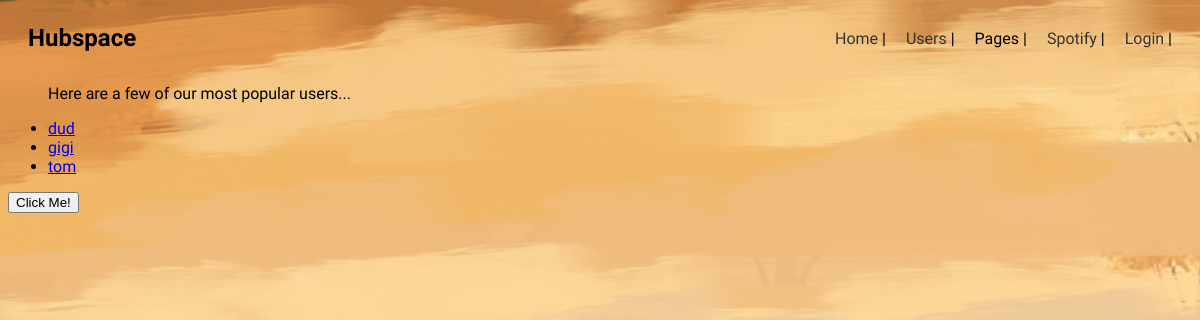
The app's page /hub/users/, older data.
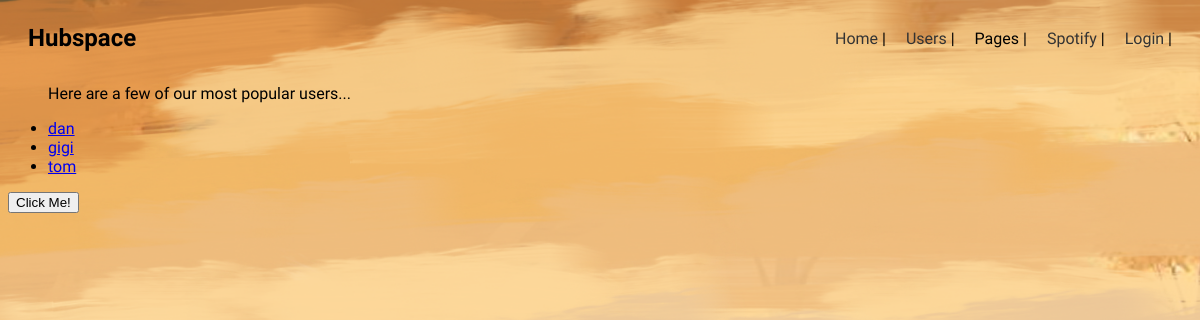
The same page, newer data.
### hubspace/models.py (models this page shows, shortened)
class Profile(models.Model):
    user = models.OneToOneField(User, null = True, on_delete=models.CASCADE)
    username = models.CharField( max_length=10)
    firstName = models.CharField(max_length=10)
    lastName = models.CharField(max_length=10)
    birthDate = models.DateField()
    joindate = models.DateTimeField(auto_now_add = True)
    gender = models.BooleanField('male=true', default=True, blank=True)
    followers = models.ManyToManyField('self', related_name='following', symmetrical=False, blank=True)
    profilePicture = models.ForeignKey("Picture", on_delete=models.SET_NULL, null = True, blank = True, default=get_default_picture)
    biography = models.CharField(max_length=100)

### hubspace/views.py (the view)
# urls.py: path('users/', include('users.urls')),
def users(request):
    users_list = Profile.objects.order_by("firstName")
    context = {"profiles" : users_list}
    return render(request, 'hubspace/users.html', context)

### hubspace/templates/hubspace/users.html (shortened to what this page needs)
{% extends "hubspace/base.html" %}
{% block content %}
    <ul>
        <p>Here are a few of our most popular users...</p>
        {% for profile in profiles %}
            <li><a href="{% url 'hubspace:profile_page' profile.id %}">{{ profile.firstName }}</a></li>
        {% endfor %}
    </ul>
    <button type="button" onclick="document.getElementById('demo').style.display='block'">Click Me!</button>
{% endblock content %}

Row changes from the older to the newer data that the page shows:
removed Profile: firstName "dud"
added Profile: firstName "dan"
